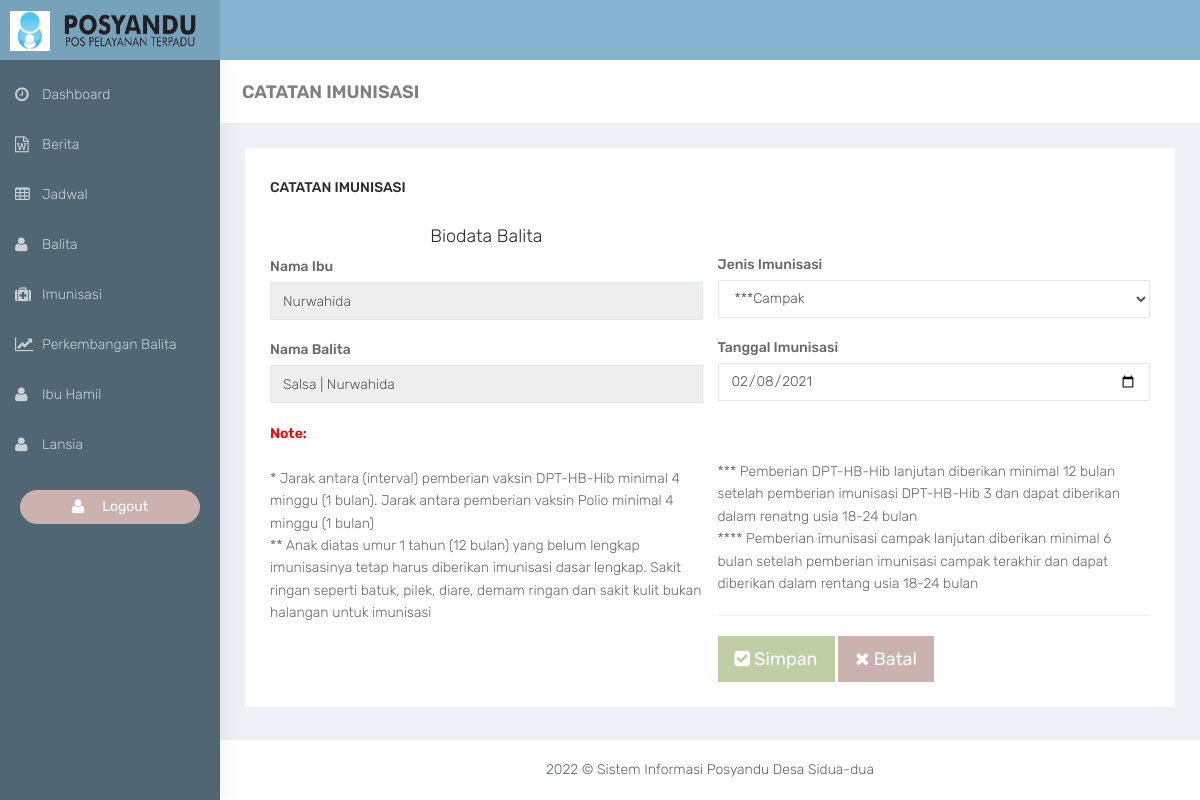
Page /admin/edit-imunisasi.php?kode=20 on the committed database.
### tables this page shows
CREATE TABLE `balita` (
  `kode_balita` int(5) NOT NULL,
  `nik` char(16) NOT NULL,
  `nama_balita` varchar(100) NOT NULL,
  `tempat_lahir` varchar(50) NOT NULL,
  `tgl_lahir` date NOT NULL,
  `jenkel` enum('L','P') NOT NULL
);

CREATE TABLE `user` (
  `nik` char(16) NOT NULL,
  `nama` varchar(100) NOT NULL,
  `tempat_lahir` varchar(50) NOT NULL,
  `tgl_lahir` date NOT NULL,
  `alamat` varchar(100) NOT NULL,
  `no_hp` varchar(13) NOT NULL,
  `agama` varchar(9) NOT NULL,
  `pekerjaan` varchar(10) NOT NULL,
  `nama_suami` varchar(50) NOT NULL,
  `akses` enum('user','admin') NOT NULL,
  `username` varchar(20) NOT NULL,
  `password` varchar(255) NOT NULL
);

CREATE TABLE `imunisasi` (
  `kode_balita` int(5) NOT NULL,
  `nik` char(16) NOT NULL,
  `jenis_vaksin` varchar(18) NOT NULL,
  `tgl_imunisasi` date NOT NULL
);

### admin/edit-imunisasi.php (the view, shortened to what this page needs)
<?php require_once('head.php');
if(isset($_GET['kode'])){
  $kd = $_GET['kode'];
  $sql = mysqli_query($con, "SELECT * FROM imunisasi WHERE kode_balita='$kd'");
  $data = mysqli_fetch_array($sql);
  $nikibu = $data['nik'];
  $sql2 = mysqli_query($con, "SELECT * FROM balita inner join user on user.nik=balita.nik WHERE balita.nik = '$nikibu'");
  $data2 = mysqli_fetch_array($sql2);
}
?>
     <div class="container-fluid">
            <div class="row bg-title">
                <div class="col-lg-3 col-md-4 col-sm-4 col-xs-12">
                    <h4 class="page-title">CATATAN IMUNISASI</h4>
                </div>
            </div>
            <div class="row">
                <div class="col-sm-12">
                    <div class="white-box">
                        <h3 class="box-title">Catatan Imunisasi</h3>
                        <div class="row">
                            <div class="col-sm-6">
                                <h4 style="text-align: center;">Biodata Balita</h4>
                                <form method="post">
                                    <div class="sm-3">
                                        <label for="exampleInputEmail1" class="form-label">Nama Ibu</label>
                                        <input type="text" name="" class="form-control" id="" readonly value="<?php echo ucwords($data2['nama']) ?>">
                                    </div><br>
                                    <div class="sm-3">
                                        <label for="exampleInputPassword1" class="form-label">Nama Balita</label>
                                        <input type="text" name="" class="form-control" id="" readonly value="<?php echo ucwords($data2['nama_balita'])." | ".ucwords($data2['nama']) ?>">
                                    </div><br>
                                    <p><b style="color: red">Note:</b><br><br>* Jarak antara (interval) pemberian vaksin DPT-HB-Hib minimal 4 minggu (1 bulan). Jarak antara pemberian vaksin Polio minimal 4 minggu (1 bulan)<br>** Anak diatas umur 1 tahun (12 bulan) yang belum lengkap imunisasinya tetap harus diberikan imunisasi dasar lengkap. Sakit ringan seperti batuk, pilek, diare, demam ringan dan sakit kulit bukan halangan untuk imunisasi<br></p>
                            </div>
                            <div class="col-sm-6"><br><br>
                                    <div class="sm-3">
                                        <label for="exampleInputEmail1" class="form-label">Jenis Imunisasi</label>
                                        <select class="form-control" name="imun" id="imun">
                                          <option value="<?= $data['jenis_vaksin'] ?>"><?= $data['jenis_vaksin'] ?></option>
                                        </select>
                                    </div><br>
                                    <div class="sm-3">
                                        <label for="exampleInputPassword1" class="form-label">Tanggal Imunisasi</label>
                                        <input type="date" name="tgl" class="form-control" id="" value="<?= $data['tgl_imunisasi'] ?>" required>
                                    </div><br><br><br><p>*** Pemberian DPT-HB-Hib lanjutan diberikan minimal 12 bulan setelah pemberian imunisasi DPT-HB-Hib 3 dan dapat diberikan dalam renatng usia 18-24 bulan<br>**** Pemberian imunisasi campak lanjutan diberikan minimal 6 bulan setelah pemberian imunisasi campak terakhir dan dapat diberikan dalam rentang usia 18-24 bulan</p>
                                    <hr>
                                    <button name="tambah" class="btn btn-success btn-lg"><i class="fa fa-check-square"></i> Simpan</button>
                                    <a href="imunisasi.php" class="btn btn-danger btn-lg"><i class="fa fa-times"></i> Batal</a>
                            </div>
                        </div>
                    </div>
                </div>
            </div>
        </div>
<?php require_once('footer.php'); ?>

### admin/css/colors/blue-dark.css (style rules this page uses)
body { background:#516673 }

### rows in the picture
balita: nama "Nurwahida", nama_balita.nama "Salsa | Nurwahida"
imunisasi: imun "***Campak", tgl "02/08/2021"
